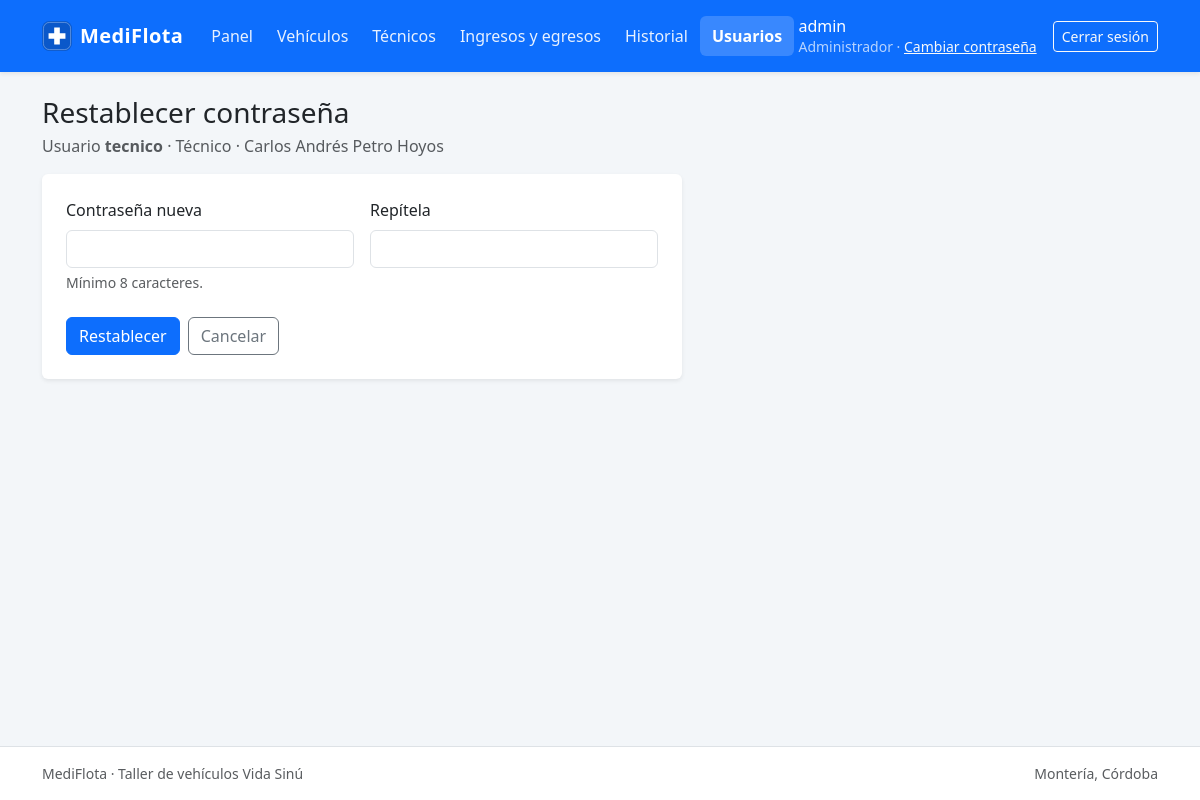
Screenshot of /modules/usuarios/clave.php?id=2 (signed in) with the database file from the repository.
### tables this page shows
CREATE TABLE usuario (
  id_usuario     INT          NOT NULL AUTO_INCREMENT,
  usuario        VARCHAR(50)  NOT NULL,
  password_hash  VARCHAR(255) NOT NULL,
  perfil         ENUM('administrador','tecnico') NOT NULL,
  id_tecnico     INT          NULL,
  activo         TINYINT(1)   NOT NULL DEFAULT 1,
  PRIMARY KEY (id_usuario),
  UNIQUE KEY uq_usuario_usuario (usuario),
  UNIQUE KEY uq_usuario_id_tecnico (id_tecnico),
  CONSTRAINT fk_usuario_tecnico
    FOREIGN KEY (id_tecnico) REFERENCES tecnico (id_tecnico),
  CONSTRAINT chk_usuario_perfil_tecnico
    CHECK (perfil <> 'tecnico' OR id_tecnico IS NOT NULL)
);

CREATE TABLE tecnico (
  id_tecnico    INT          NOT NULL AUTO_INCREMENT,
  nombre        VARCHAR(100) NOT NULL,
  documento     VARCHAR(20)  NOT NULL,
  telefono      VARCHAR(20)  NULL,
  especialidad  VARCHAR(60)  NOT NULL,
  activo        TINYINT(1)   NOT NULL DEFAULT 1,
  PRIMARY KEY (id_tecnico),
  UNIQUE KEY uq_tecnico_documento (documento)
);

### includes/funciones.php (called while the page is built, shortened)
<?php
function e($valor): string
{
    return htmlspecialchars((string) $valor, ENT_QUOTES, 'UTF-8');
}
function url(string $ruta = ''): string
{
    return BASE_URL . '/' . ltrim($ruta, '/');
}

### includes/sesion.php (called while the page is built, shortened)
<?php
require_once __DIR__ . '/../config/database.php';
require_once __DIR__ . '/funciones.php';
function usuario_actual(): ?array
{
    return $_SESSION['usuario'] ?? null;
}
function requiere_login(): void
{
    $u = usuario_actual();
    $stmt = db()->prepare(
        'SELECT u.perfil, COALESCE(t.nombre, u.usuario) AS nombre
           FROM usuario u
           LEFT JOIN tecnico t ON t.id_tecnico = u.id_tecnico
          WHERE u.id_usuario = ?
            AND u.activo = 1
            AND (u.id_tecnico IS NULL OR t.activo = 1)'
    );
    $stmt->execute([$u['id_usuario']]);
}
function requiere_perfil(string ...$perfiles): void
{
    requiere_login();
}
    ?>

### config/database.php (called while the page is built, shortened)
<?php
function db(): PDO
{
    static $pdo = null;
    if ($pdo === null) {
        $dsn = sprintf('mysql:host=%s;port=%d;dbname=%s;charset=utf8mb4', DB_HOST, DB_PORT, DB_NAME);
        try {
            $pdo = new PDO($dsn, DB_USER, DB_PASS, [
                PDO::ATTR_ERRMODE            => PDO::ERRMODE_EXCEPTION,
                PDO::ATTR_DEFAULT_FETCH_MODE => PDO::FETCH_ASSOC,
                PDO::ATTR_EMULATE_PREPARES   => false,
            ]);
        } catch (PDOException $e) {
            error_log('MediFlota - error de conexión: ' . $e->getMessage());
            http_response_code(500);
            exit('No se pudo conectar con la base de datos. Verifica que MySQL esté iniciado en XAMPP.');
        }
    }
    return $pdo;
}

### includes/menu.php (called while the page is built, shortened)
<?php
require_once __DIR__ . '/sesion.php';
function menu_del_usuario(): array
{
    $perfil = usuario_actual()['perfil'] ?? null;
    $pagina = $_SERVER['SCRIPT_NAME'] ?? '';
    $opciones = [];
    foreach (MENU_PRINCIPAL as $opcion) {
        $opcion['disponible'] = is_file(__DIR__ . '/../' . $opcion['ruta'] . 'index.php');
        $opcion['actual']     = stripos($pagina, url($opcion['ruta'])) === 0;
        $opciones[] = $opcion;
    }
    return $opciones;
}
function nombre_perfil(?string $perfil): string
{
    return ['administrador' => 'Administrador', 'tecnico' => 'Técnico'][$perfil] ?? (string) $perfil;
}

### modules/usuarios/logica.php (called while the page is built, shortened)
<?php
require_once __DIR__ . '/../../config/database.php';
require_once __DIR__ . '/../../includes/funciones.php';
function obtener_usuario(int $idUsuario): ?array
{
    $stmt = db()->prepare(
        'SELECT u.id_usuario, u.usuario, u.perfil, u.activo, u.id_tecnico, t.nombre AS nombre_tecnico
           FROM usuario u
           LEFT JOIN tecnico t ON t.id_tecnico = u.id_tecnico
          WHERE u.id_usuario = ?'
    );
    $stmt->execute([$idUsuario]);
    return $stmt->fetch() ?: null;
}

### modules/usuarios/clave.php (the view, shortened to what this page needs)
<?php
require_once __DIR__ . '/../../includes/sesion.php';
require_once __DIR__ . '/logica.php';
requiere_perfil('administrador');
$id  = filter_var($_GET['id'] ?? '', FILTER_VALIDATE_INT, ['options' => ['min_range' => 1]]);
$usr = $id ? obtener_usuario($id) : null;
require __DIR__ . '/../../includes/header.php';
?>
<div class="contenido-angosto">
    <h1 class="h3 mb-1">Restablecer contraseña</h1>
    <p class="text-muted mb-3">
        Usuario <strong><?= e($usr['usuario']) ?></strong> · <?= e(nombre_perfil($usr['perfil'])) ?>
        <?= $usr['nombre_tecnico'] !== null ? '· ' . e($usr['nombre_tecnico']) : '' ?>
    </p>
    <form method="post" class="bg-white p-4 rounded shadow-sm" novalidate>
        <div class="row g-3 mb-4">
            <div class="col-sm-6">
                <label for="clave" class="form-label">Contraseña nueva</label>
                <input type="password" id="clave" name="clave" class="form-control"
                       minlength="<?= CLAVE_MINIMO ?>" maxlength="<?= CLAVE_MAXIMO ?>" autocomplete="new-password" required autofocus>
                <div class="form-text">Mínimo <?= CLAVE_MINIMO ?> caracteres.</div>
            </div>
            <div class="col-sm-6">
                <label for="confirmacion" class="form-label">Repítela</label>
                <input type="password" id="confirmacion" name="confirmacion" class="form-control"
                       maxlength="<?= CLAVE_MAXIMO ?>" autocomplete="new-password" required>
            </div>
        </div>
        <div class="d-flex gap-2">
            <button type="submit" class="btn btn-primary">Restablecer</button>
            <a href="<?= e(url('modules/usuarios/')) ?>" class="btn btn-outline-secondary">Cancelar</a>
        </div>
    </form>
</div>
<?php require __DIR__ . '/../../includes/footer.php'; ?>

### includes/header.php (shortened to what this page needs)
<?php
require_once __DIR__ . '/sesion.php';
require_once __DIR__ . '/menu.php';
$encabezadoUsuario = usuario_actual();
$encabezadoCss     = 'assets/css/estilos.css';
?>
<!doctype html>
<html lang="es">
<head>
    <link rel="stylesheet" href="<?= e(url('assets/vendor/bootstrap/bootstrap.min.css')) ?>"
>
    <link rel="stylesheet" href="<?= e(url($encabezadoCss) . '?v=' . filemtime(__DIR__ . '/../' . $encabezadoCss)) ?>">
</head>
<body class="d-flex flex-column min-vh-100">
<nav class="navbar navbar-expand-lg navbar-dark bg-primary shadow-sm mb-4">
    <div class="container">
        <a class="navbar-brand d-flex align-items-center gap-2" href="<?= e(url('inicio.php')) ?>">
            <img src="<?= e(url('assets/img/logo.svg')) ?>" width="30" height="30" alt="">
            MediFlota
        </a>
        <div class="collapse navbar-collapse" id="menu-principal">
            <ul class="navbar-nav me-auto">
                <?php foreach (menu_del_usuario() as $opcion): ?>
                    <li class="nav-item">
                        <?php if ($opcion['disponible']): ?>
                            <a class="nav-link<?= $opcion['actual'] ? ' active' : '' ?>"
                               <?= $opcion['actual'] ? 'aria-current="page"' : '' ?>
                               href="<?= e(url($opcion['ruta'])) ?>"><?= e($opcion['titulo']) ?></a>
                        <?php else: ?>
                            <span class="nav-link disabled" title="En construcción"><?= e($opcion['titulo']) ?></span>
                        <?php endif; ?>
                    </li>
                <?php endforeach; ?>
            </ul>
            <div class="d-flex align-items-center gap-3 py-2 py-lg-0">
                <span class="navbar-text lh-sm">
                    <span class="text-white"><?= e($encabezadoUsuario['nombre']) ?></span><br>
                    <small><?= e(nombre_perfil($encabezadoUsuario['perfil'])) ?> ·
                        <a href="<?= e(url('cambiar_clave.php')) ?>" class="link-light">Cambiar contraseña</a></small>
                </span>
                <a class="btn btn-outline-light btn-sm" href="<?= e(url('logout.php')) ?>">Cerrar sesión</a>
            </div>
        </div>
    </div>
</nav>
<main class="container pb-5 flex-grow-1">

### assets/css/estilos.css (style rules this page uses)
:root { --mf-fondo: #f3f6f9; --mf-borde: #dee2e6; --mf-azul-oscuro: #0a3d8f; }
body { background-color: var(--mf-fondo); }
.navbar-brand { font-weight: 600; letter-spacing: .02em; }
.navbar-dark { --bs-navbar-color: rgba(255, 255, 255, .9); --bs-navbar-hover-color: #fff; --bs-navbar-active-color: #fff; --bs-navbar-disabled-color: rgba(255, 255, 255, .45); }
.navbar-dark .nav-link { border-radius: .375rem; }
.navbar-dark .nav-link.active { font-weight: 600; background-color: rgba(255, 255, 255, .18); }
@media (min-width: 992px) { .navbar-dark .nav-link { padding-left: .75rem !important; padding-right: .75rem !important; } }
.navbar-text small { color: rgba(255, 255, 255, .7); }
.contenido-angosto { max-width: 640px; }

### rows the page displays
usuario: perfil "Administrador"
usuario: usuario "tecnico", perfil "Técnico", id_tecnico.nombre "Carlos Andrés Petro Hoyos"

### other values shown
$opcion['titulo'] "Panel"
$opcion['titulo'] "Vehículos"
$opcion['titulo'] "Técnicos"
$opcion['titulo'] "Ingresos y egresos"
$opcion['titulo'] "Historial"
$opcion['titulo'] "Usuarios"
$encabezadoUsuario['nombre'] "admin"
CLAVE_MINIMO "8"
